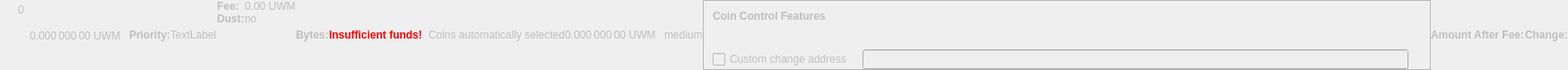
    <widget class="QWidget" name="dummyHideWidget" native="true">
     <property name="enabled">
      <bool>false</bool>
     </property>
     <property name="maximumSize">
      <size>
       <width>100</width>
       <height>22</height>
      </size>
     </property>
     <layout class="QHBoxLayout" name="dummyHideLayout">
      <property name="spacing">
       <number>0</number>
      </property>
      <property name="margin">
       <number>0</number>
      </property>
      <item>
       <layout class="QFormLayout" name="formLayoutCoinControl1">
        <property name="horizontalSpacing">
         <number>10</number>
        </property>
        <property name="verticalSpacing">
         <number>14</number>
        </property>
        <property name="leftMargin">
         <number>10</number>
        </property>
        <property name="topMargin">
         <number>4</number>
        </property>
        <property name="rightMargin">
         <number>6</number>
        </property>
        <item row="0" column="1">
         <widget class="QLabel" name="labelCoinControlBytes">
          <property name="cursor">
           <cursorShape>IBeamCursor</cursorShape>
          </property>
          <property name="contextMenuPolicy">
           <enum>Qt::ActionsContextMenu</enum>
          </property>
          <property name="text">
           <string notr="true">0</string>
          </property>
          <property name="textInteractionFlags">
           <set>Qt::LinksAccessibleByMouse|Qt::TextSelectableByKeyboard|Qt::TextSelectableByMouse</set>
          </property>
         </widget>
        </item>
       </layout>
      </item>
      <item>
       <widget class="QLabel" name="labelCoinControlAfterFee">
        <property name="enabled">
         <bool>false</bool>
        </property>
        <property name="sizePolicy">
         <sizepolicy hsizetype="Fixed" vsizetype="Fixed">
          <horstretch>0</horstretch>
          <verstretch>0</verstretch>
         </sizepolicy>
        </property>
        <property name="minimumSize">
         <size>
          <width>111</width>
          <height>12</height>
         </size>
        </property>
        <property name="maximumSize">
         <size>
          <width>111</width>
          <height>12</height>
         </size>
        </property>
        <property name="cursor">
         <cursorShape>IBeamCursor</cursorShape>
        </property>
        <property name="contextMenuPolicy">
         <enum>Qt::ActionsContextMenu</enum>
        </property>
        <property name="text">
         <string notr="true">0.000 000 00 UWM</string>
        </property>
        <property name="textInteractionFlags">
         <set>Qt::LinksAccessibleByMouse|Qt::TextSelectableByKeyboard|Qt::TextSelectableByMouse</set>
        </property>
       </widget>
      </item>
      <item>
       <widget class="QLabel" name="labelCoinControlPriorityText">
        <property name="enabled">
         <bool>false</bool>
        </property>
        <property name="font">
         <font>
          <weight>75</weight>
          <bold>true</bold>
         </font>
        </property>
        <property name="text">
         <string>Priority:</string>
        </property>
       </widget>
      </item>
      <item>
       <layout class="QHBoxLayout" name="horizontalLayout">
        <item>
         <widget class="QLabel" name="WarningLabel">
          <property name="text">
           <string>TextLabel</string>
          </property>
         </widget>
        </item>
       </layout>
      </item>
      <item>
       <layout class="QFormLayout" name="formLayoutCoinControl3">
        <property name="horizontalSpacing">
         <number>0</number>
        </property>
        <property name="verticalSpacing">
         <number>0</number>
        </property>
        <property name="leftMargin">
         <number>0</number>
        </property>
        <property name="topMargin">
         <number>0</number>
        </property>
        <property name="rightMargin">
         <number>0</number>
        </property>
        <item row="0" column="0">
         <widget class="QLabel" name="labelCoinControlFeeText">
          <property name="enabled">
           <bool>false</bool>
          </property>
          <property name="font">
           <font>
            <weight>75</weight>
            <bold>true</bold>
           </font>
          </property>
          <property name="text">
           <string>Fee:</string>
          </property>
          <property name="margin">
           <number>0</number>
          </property>
         </widget>
        </item>
        <item row="0" column="1">
         <widget class="QLabel" name="labelCoinControlFee">
          <property name="enabled">
           <bool>false</bool>
          </property>
          <property name="cursor">
           <cursorShape>IBeamCursor</cursorShape>
          </property>
          <property name="contextMenuPolicy">
           <enum>Qt::ActionsContextMenu</enum>
          </property>
          <property name="text">
           <string notr="true">0.00 UWM</string>
          </property>
          <property name="textInteractionFlags">
           <set>Qt::LinksAccessibleByMouse|Qt::TextSelectableByKeyboard|Qt::TextSelectableByMouse</set>
          </property>
         </widget>
        </item>
        <item row="1" column="0">
         <widget class="QLabel" name="labelCoinControlLowOutputText">
          <property name="enabled">
           <bool>false</bool>
          </property>
          <property name="font">
           <font>
            <weight>75</weight>
            <bold>true</bold>
           </font>
          </property>
          <property name="text">
           <string>Dust:</string>
          </property>
         </widget>
        </item>
        <item row="1" column="1">
         <widget class="QLabel" name="labelCoinControlLowOutput">
          <property name="enabled">
           <bool>false</bool>
          </property>
          <property name="cursor">
           <cursorShape>IBeamCursor</cursorShape>
          </property>
          <property name="contextMenuPolicy">
           <enum>Qt::ActionsContextMenu</enum>
          </property>
          <property name="text">
           <string>no</string>
          </property>
          <property name="textInteractionFlags">
           <set>Qt::LinksAccessibleByMouse|Qt::TextSelectableByKeyboard|Qt::TextSelectableByMouse</set>
          </property>
         </widget>
        </item>
       </layout>
      </item>
      <item>
       <widget class="QLabel" name="labelCoinControlBytesText">
        <property name="enabled">
         <bool>false</bool>
        </property>
        <property name="font">
         <font>
          <weight>75</weight>
          <bold>true</bold>
         </font>
        </property>
        <property name="text">
         <string>Bytes:</string>
        </property>
       </widget>
      </item>
      <item>
       <layout class="QFormLayout" name="formLayoutCoinControl2">
        <property name="horizontalSpacing">
         <number>0</number>
        </property>
        <property name="verticalSpacing">
         <number>0</number>
        </property>
        <property name="leftMargin">
         <number>0</number>
        </property>
        <property name="topMargin">
         <number>0</number>
        </property>
        <property name="rightMargin">
         <number>0</number>
        </property>
       </layout>
      </item>
      <item>
       <layout class="QHBoxLayout" name="horizontalLayoutCoinControl2">
        <property name="spacing">
         <number>0</number>
        </property>
        <property name="bottomMargin">
         <number>0</number>
        </property>
       </layout>
      </item>
      <item>
       <widget class="QLabel" name="labelCoinControlInsuffFunds">
        <property name="enabled">
         <bool>false</bool>
        </property>
        <property name="minimumSize">
         <size>
          <width>0</width>
          <height>0</height>
         </size>
        </property>
        <property name="font">
         <font>
          <weight>75</weight>
          <bold>true</bold>
         </font>
        </property>
        <property name="styleSheet">
         <string notr="true">color:red;font-weight:bold;</string>
        </property>
        <property name="text">
         <string>Insufficient funds!</string>
        </property>
        <property name="margin">
         <number>5</number>
        </property>
       </widget>
      </item>
      <item>
       <layout class="QFormLayout" name="formLayoutCoinControl4">
        <property name="horizontalSpacing">
         <number>0</number>
        </property>
        <property name="verticalSpacing">
         <number>0</number>
        </property>
        <property name="leftMargin">
         <number>0</number>
        </property>
        <property name="topMargin">
         <number>0</number>
        </property>
        <property name="rightMargin">
         <number>0</number>
        </property>
       </layout>
      </item>
      <item>
       <widget class="QLabel" name="labelCoinControlChangeLabel">
        <property name="enabled">
         <bool>false</bool>
        </property>
        <property name="sizePolicy">
         <sizepolicy hsizetype="Preferred" vsizetype="Expanding">
          <horstretch>0</horstretch>
          <verstretch>0</verstretch>
         </sizepolicy>
        </property>
        <property name="minimumSize">
         <size>
          <width>0</width>
          <height>0</height>
         </size>
        </property>
        <property name="text">
         <string/>
        </property>
        <property name="margin">
         <number>3</number>
        </property>
       </widget>
      </item>
      <item>
       <widget class="QLabel" name="labelCoinControlAutomaticallySelected">
        <property name="enabled">
         <bool>false</bool>
        </property>
        <property name="sizePolicy">
         <sizepolicy hsizetype="Fixed" vsizetype="Fixed">
          <horstretch>0</horstretch>
          <verstretch>0</verstretch>
         </sizepolicy>
        </property>
        <property name="minimumSize">
         <size>
          <width>0</width>
          <height>0</height>
         </size>
        </property>
        <property name="maximumSize">
         <size>
          <width>240</width>
          <height>16777215</height>
         </size>
        </property>
        <property name="text">
         <string>Coins automatically selected</string>
        </property>
        <property name="margin">
         <number>5</number>
        </property>
       </widget>
      </item>
      <item>
       <widget class="QLabel" name="labelCoinControlChange">
        <property name="enabled">
         <bool>false</bool>
        </property>
        <property name="sizePolicy">
         <sizepolicy hsizetype="Fixed" vsizetype="Fixed">
          <horstretch>0</horstretch>
          <verstretch>0</verstretch>
         </sizepolicy>
        </property>
        <property name="minimumSize">
         <size>
          <width>111</width>
          <height>0</height>
         </size>
        </property>
        <property name="maximumSize">
         <size>
          <width>111</width>
          <height>16777215</height>
         </size>
        </property>
        <property name="cursor">
         <cursorShape>IBeamCursor</cursorShape>
        </property>
        <property name="contextMenuPolicy">
         <enum>Qt::ActionsContextMenu</enum>
        </property>
        <property name="text">
         <string notr="true">0.000 000 00 UWM</string>
        </property>
        <property name="textInteractionFlags">
         <set>Qt::LinksAccessibleByMouse|Qt::TextSelectableByKeyboard|Qt::TextSelectableByMouse</set>
        </property>
       </widget>
      </item>
      <item>
       <widget class="QLabel" name="labelCoinControlPriority">
        <property name="enabled">
         <bool>false</bool>
        </property>
        <property name="cursor">
         <cursorShape>IBeamCursor</cursorShape>
        </property>
        <property name="contextMenuPolicy">
         <enum>Qt::ActionsContextMenu</enum>
        </property>
        <property name="text">
         <string>medium</string>
        </property>
        <property name="textInteractionFlags">
         <set>Qt::LinksAccessibleByMouse|Qt::TextSelectableByKeyboard|Qt::TextSelectableByMouse</set>
        </property>
       </widget>
      </item>
      <item>
       <widget class="QFrame" name="frameCoinControl">
        <property name="sizePolicy">
         <sizepolicy hsizetype="Expanding" vsizetype="Expanding">
          <horstretch>0</horstretch>
          <verstretch>0</verstretch>
         </sizepolicy>
        </property>
        <property name="maximumSize">
         <size>
          <width>16777215</width>
          <height>16777215</height>
         </size>
        </property>
        <property name="frameShape">
         <enum>QFrame::StyledPanel</enum>
        </property>
        <property name="frameShadow">
         <enum>QFrame::Sunken</enum>
        </property>
        <layout class="QVBoxLayout" name="verticalLayoutCoinControl2_2">
         <property name="spacing">
          <number>0</number>
         </property>
         <property name="margin">
          <number>0</number>
         </property>
         <item>
          <layout class="QVBoxLayout" name="verticalLayoutCoinControl" stretch="0,0,0,1">
           <property name="spacing">
            <number>0</number>
           </property>
           <property name="leftMargin">
            <number>10</number>
           </property>
           <property name="topMargin">
            <number>10</number>
           </property>
           <item>
            <layout class="QHBoxLayout" name="horizontalLayoutCoinControl1">
             <property name="bottomMargin">
              <number>15</number>
             </property>
             <item>
              <widget class="QLabel" name="labelCoinControlFeatures">
               <property name="enabled">
                <bool>false</bool>
               </property>
               <property name="sizePolicy">
                <sizepolicy hsizetype="Preferred" vsizetype="Maximum">
                 <horstretch>0</horstretch>
                 <verstretch>0</verstretch>
                </sizepolicy>
               </property>
               <property name="font">
                <font>
                 <weight>75</weight>
                 <bold>true</bold>
                </font>
               </property>
               <property name="styleSheet">
                <string notr="true">font-weight:bold;</string>
               </property>
               <property name="text">
                <string>Coin Control Features</string>
               </property>
              </widget>
             </item>
            </layout>
           </item>
           <item>
            <widget class="QWidget" name="widgetCoinControl" native="true">
             <property name="sizePolicy">
              <sizepolicy hsizetype="Preferred" vsizetype="Preferred">
               <horstretch>0</horstretch>
               <verstretch>0</verstretch>
              </sizepolicy>
             </property>
             <property name="minimumSize">
              <size>
               <width>0</width>
               <height>0</height>
              </size>
             </property>
             <property name="styleSheet">
              <string notr="true"/>
             </property>
             <layout class="QHBoxLayout" name="horizontalLayoutCoinControl5_2">
              <property name="margin">
               <number>0</number>
              </property>
              <item>
               <layout class="QHBoxLayout" name="horizontalLayoutCoinControl3">
                <property name="spacing">
                 <number>20</number>
                </property>
                <property name="topMargin">
                 <number>0</number>
                </property>
                <property name="bottomMargin">
                 <number>10</number>
                </property>
               </layout>
              </item>
             </layout>
            </widget>
           </item>
           <item>
            <layout class="QHBoxLayout" name="horizontalLayoutCoinControl4" stretch="0,0,0">
             <property name="spacing">
              <number>12</number>
             </property>
             <property name="sizeConstraint">
              <enum>QLayout::SetDefaultConstraint</enum>
             </property>
             <property name="topMargin">
              <number>5</number>
             </property>
             <property name="rightMargin">
              <number>5</number>
             </property>
             <item>
              <widget class="QCheckBox" name="checkBoxCoinControlChange">
               <property name="enabled">
                <bool>false</bool>
               </property>
               <property name="toolTip">
                <string>If this is activated, but the change address is empty or invalid, change will be sent to a newly generated address.</string>
               </property>
               <property name="text">
                <string>Custom change address</string>
               </property>
              </widget>
             </item>
             <item>
              <widget class="QValidatedLineEdit" name="lineEditCoinControlChange">
               <property name="enabled">
                <bool>false</bool>
               </property>
               <property name="sizePolicy">
                <sizepolicy hsizetype="Expanding" vsizetype="Fixed">
                 <horstretch>0</horstretch>
                 <verstretch>0</verstretch>
                </sizepolicy>
               </property>
              </widget>
             </item>
             <item>
              <widget class="QLabel" name="labelCoinControlChangeLabel_2">
               <property name="sizePolicy">
                <sizepolicy hsizetype="Preferred" vsizetype="Expanding">
                 <horstretch>0</horstretch>
                 <verstretch>0</verstretch>
                </sizepolicy>
               </property>
               <property name="minimumSize">
                <size>
                 <width>0</width>
                 <height>0</height>
                </size>
               </property>
               <property name="text">
                <string/>
               </property>
               <property name="margin">
                <number>3</number>
               </property>
              </widget>
             </item>
            </layout>
           </item>
           <item>
            <spacer name="verticalSpacerCoinControl">
             <property name="orientation">
              <enum>Qt::Vertical</enum>
             </property>
             <property name="sizeHint" stdset="0">
              <size>
               <width>800</width>
               <height>1</height>
              </size>
             </property>
            </spacer>
           </item>
          </layout>
         </item>
        </layout>
       </widget>
      </item>
      <item>
       <widget class="QLabel" name="labelCoinControlAfterFeeText">
        <property name="enabled">
         <bool>false</bool>
        </property>
        <property name="minimumSize">
         <size>
          <width>0</width>
          <height>0</height>
         </size>
        </property>
        <property name="maximumSize">
         <size>
          <width>16777215</width>
          <height>16777215</height>
         </size>
        </property>
        <property name="font">
         <font>
          <weight>75</weight>
          <bold>true</bold>
         </font>
        </property>
        <property name="text">
         <string>Amount After Fee:</string>
        </property>
        <property name="alignment">
         <set>Qt::AlignLeading|Qt::AlignLeft|Qt::AlignVCenter</set>
        </property>
        <property name="margin">
         <number>0</number>
        </property>
       </widget>
      </item>
      <item>
       <widget class="QLabel" name="labelCoinControlChangeText">
        <property name="enabled">
         <bool>false</bool>
        </property>
        <property name="sizePolicy">
         <sizepolicy hsizetype="Preferred" vsizetype="Preferred">
          <horstretch>0</horstretch>
          <verstretch>0</verstretch>
         </sizepolicy>
        </property>
        <property name="minimumSize">
         <size>
          <width>0</width>
          <height>0</height>
         </size>
        </property>
        <property name="maximumSize">
         <size>
          <width>16777215</width>
          <height>16777215</height>
         </size>
        </property>
        <property name="font">
         <font>
          <weight>75</weight>
          <bold>true</bold>
         </font>
        </property>
        <property name="text">
         <string>Change:</string>
        </property>
        <property name="alignment">
         <set>Qt::AlignLeading|Qt::AlignLeft|Qt::AlignVCenter</set>
        </property>
       </widget>
      </item>
     </layout>
    </widget>
